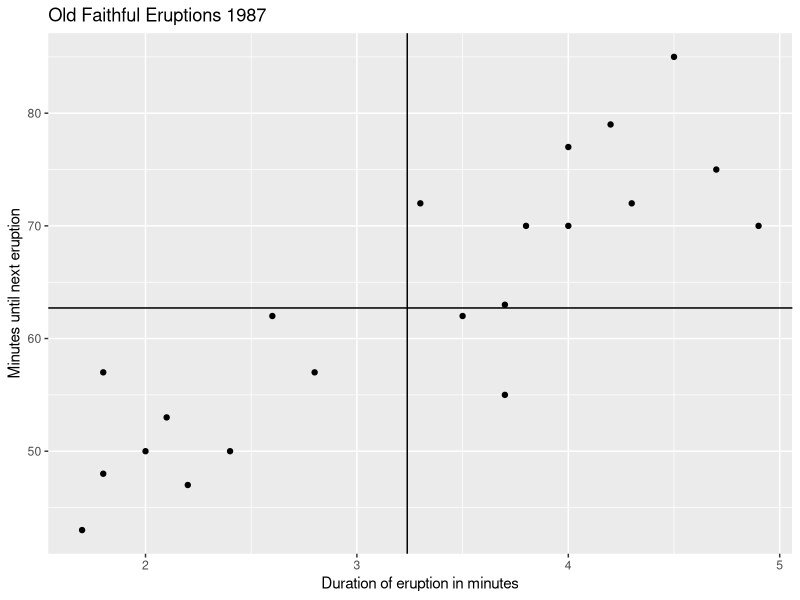
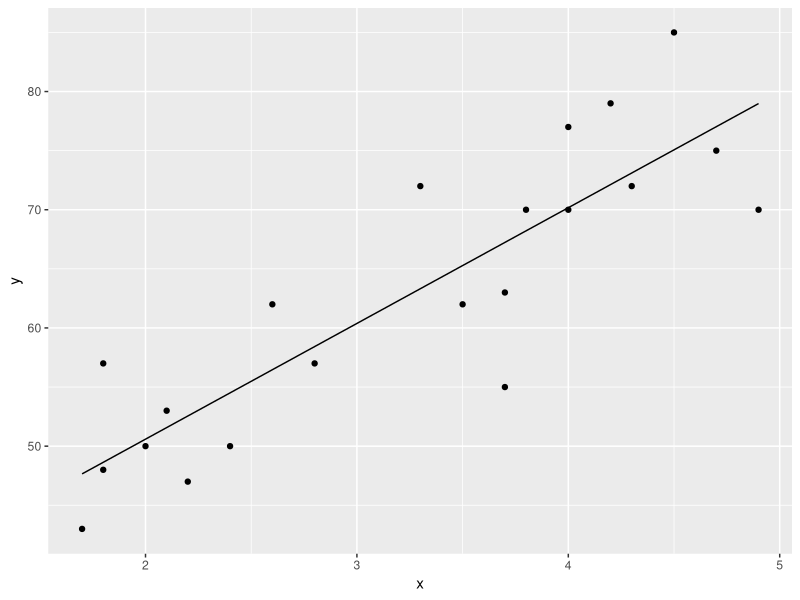
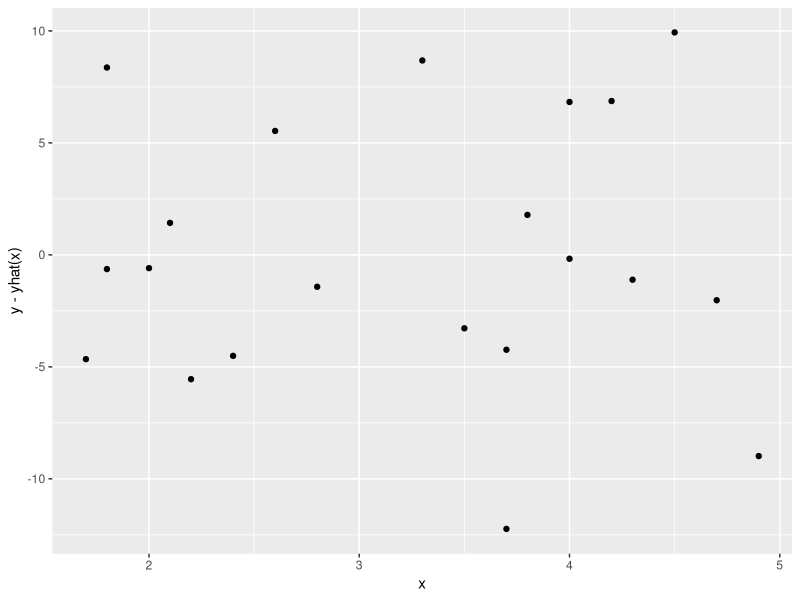

Write the R code that produced these figures, in order.
## ---- chunk 1
library(ggplot2)
## ---- chunk 2
oldfaithful <- read.csv(file='data/1987oldfaithful.csv',header=TRUE,sep=',')
head(oldfaithful)
## ---- chunk 3
x <- oldfaithful$'Duration.of.Eruption'
y <- oldfaithful$'Time.Between.Eruptions'
ggplot(data=oldfaithful, aes(x,y)) + 
  geom_point() + 
  geom_vline(xintercept = mean(x)) +
  geom_hline(yintercept = mean(y)) +
  labs(
    title = 'Old Faithful Eruptions 1987', 
    x = 'Duration of eruption in minutes', 
    y = 'Minutes until next eruption'
  )
## ---- chunk 4
S <- function(x,y) {
  sum( (x-mean(x))*(y-mean(y)) )
}
## ---- chunk 5
betahat_1 <- S(x,y)/S(x,x) # slope
betahat_0 <- mean(y) - betahat_1*mean(x) # y-intercept
## ---- chunk 6
yhat <- function(x) return(betahat_1*x + betahat_0)
ggplot(oldfaithful, aes(x,y)) +
  geom_point() +
  stat_function(fun = yhat)
## ---- chunk 7
yhat(3)
## ---- chunk 8
y - yhat(x) # residuals
ggplot(oldfaithful, aes(x,y-yhat(x))) + geom_point()
